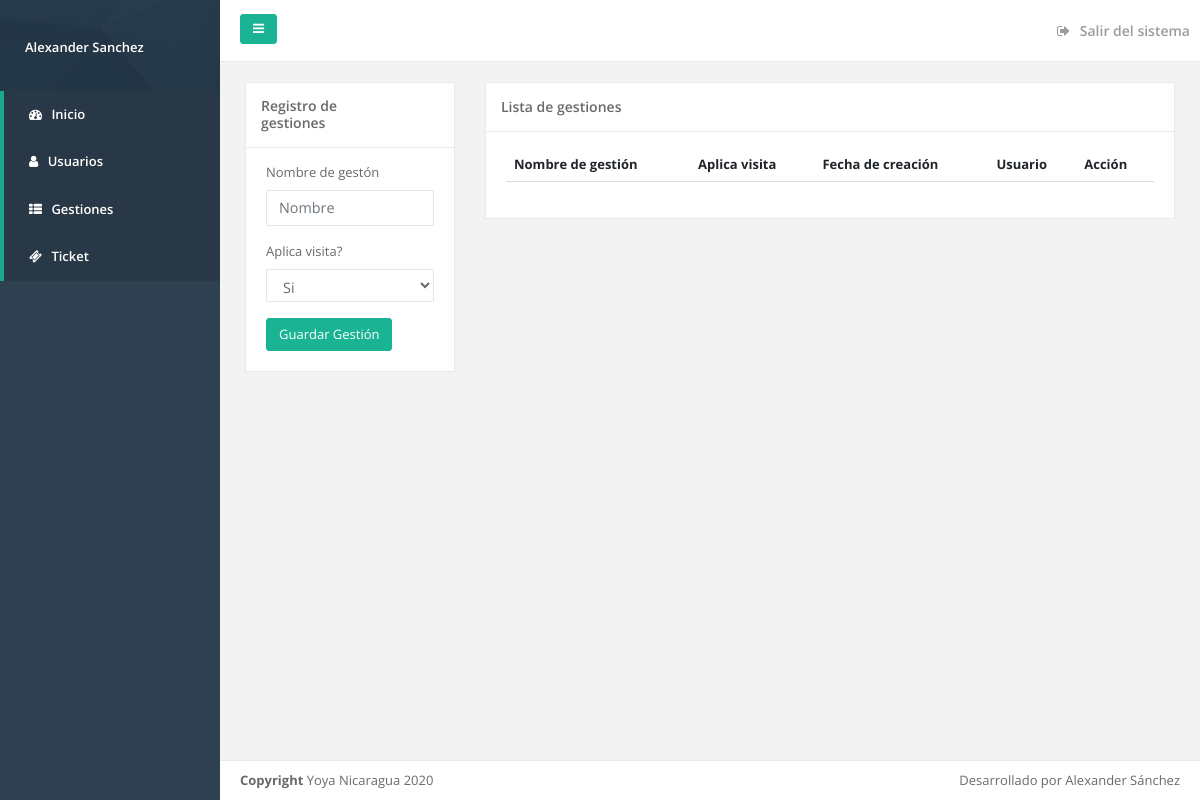
/index.php?pag=gestiones (signed in), run on an earlier commit of the app's database.
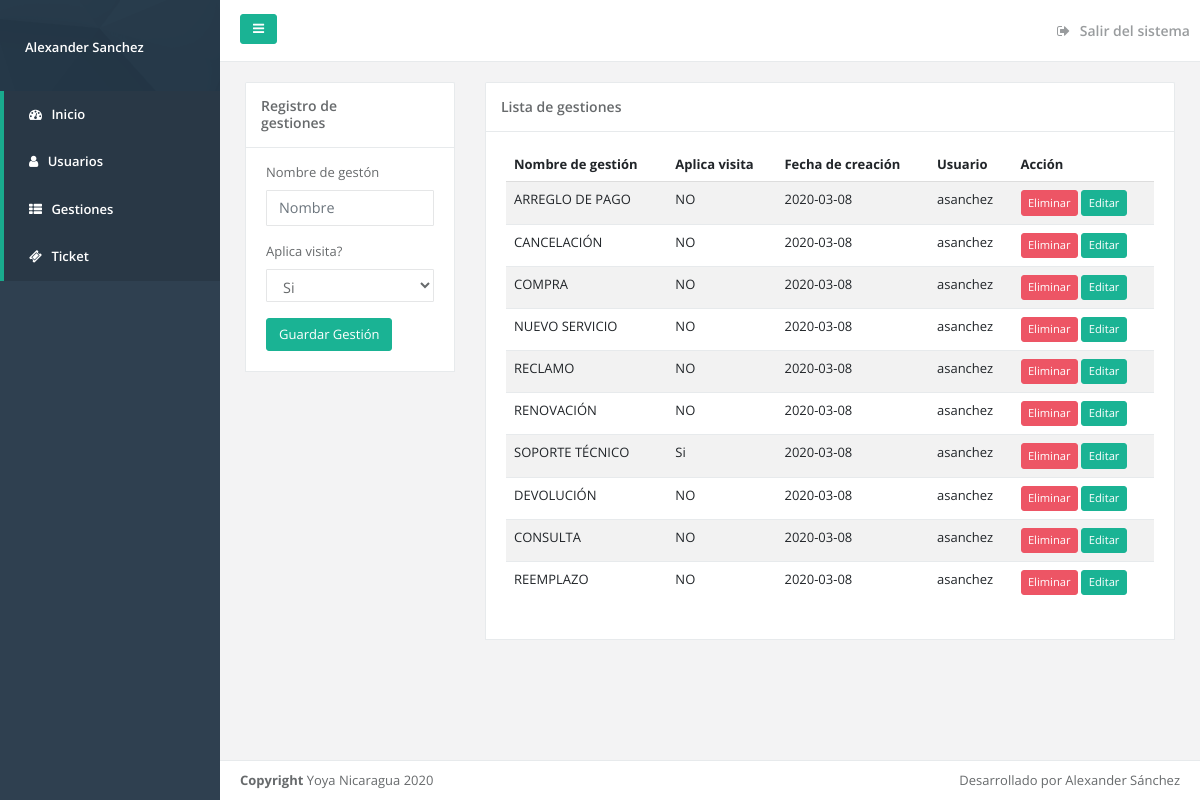
And on a later commit of the database.
### tables this page shows
CREATE TABLE IF NOT EXISTS `gestiones` (
  `gestion_id` int(11) NOT NULL AUTO_INCREMENT,
  `nombre_gestion` varchar(255) NOT NULL,
  `visita` int(11) NOT NULL,
  `usuario_id` int(11) NOT NULL,
  `fecha_creacion` date NOT NULL,
  PRIMARY KEY (`gestion_id`)
);

CREATE TABLE IF NOT EXISTS `usuarios` (
  `usuario_id` int(11) NOT NULL AUTO_INCREMENT,
  `usuario` varchar(255) NOT NULL,
  `clave` varchar(255) NOT NULL,
  `nombre` varchar(255) NOT NULL,
  `apellido` varchar(255) NOT NULL,
  `permiso` int(11) NOT NULL,
  PRIMARY KEY (`usuario_id`)
);

### cfg/config.php (called while the page is built, shortened)
<?php
$conexion = @mysqli_connect('localhost', 'root', 'root', 'yota');
if (!$conexion) {
  $dbConexion= false;
}else{
  $dbConexion= true;
}
?>

### modules/gestiones.php (the view, shortened to what this page needs)
<div class="wrapper wrapper-content animated fadeInRight">
    <div class="row">
        <div class="col-lg-3">
            <div class="ibox ">
                <div class="ibox-title">
                    <h5>Registro de gestiones</h5>
                </div>
                <div class="ibox-content">
                    <div class="row">
                        <div class="col-lg-12">
                            <form role="form" method="POST" action="modules/regGestiones.php">
                                <div class="form-group"><label>Nombre de gestón</label> <input name="nombre" type="text" placeholder="Nombre" class="form-control"></div>
                                <div class="form-group"><label>Aplica visita?</label>
                                    <select class="form-control m-b" name="visita">
                                        <option value="1">Si</option>
                                    </select>
                                </div>
                                <input class="btn btn-primary" type="submit" value="Guardar Gestión" name="guardar">
                            </form>
                        </div>
                    </div>
                </div>
            </div>
        </div>
        <div class="col-lg-9">
        <div class="ibox ">
                <div class="ibox-title">
                    <h5>Lista de gestiones</h5>
                </div>
                <div class="ibox-content">
                    <div class="row">
                        <div class="col-lg-12">
                        <table class="table table-striped">
                            <thead>
                            <tr>
                                <th>Nombre de gestión</th>
                                <th>Aplica visita</th>
                                <th>Fecha de creación</th>
                                <th>Usuario</th>
                                <th>Acción</th>
                            </tr>
                            </thead>
                            <tbody>
                            <?php
                              $con= "SELECT gestion_id, nombre_gestion, visita, usuarios.usuario as usuario, fecha_creacion From gestiones, usuarios WHERE gestiones.usuario_id = usuarios.usuario_id";
                              $res = mysqli_query($conexion, $con);
                              while($row = mysqli_fetch_array($res)){
                                ?>
                                <tr>
                                    <td><?php echo $row['nombre_gestion']; ?></td>
                                    <td>
                                        <?php
                                            if( $row['visita']==1){
                                                echo "Si";
                                            }else{
                                                echo "NO";
                                            }
                                        ?>
                                    </td>
                                    <td><?php echo $row['fecha_creacion']; ?></td>
                                    <td><?php echo $row['usuario']; ?></td>
                                    <td><button type="button" class="btn btn-danger btn-xs" data-toggle="modal" data-target="#eliminar<?php echo $row['gestion_id']; ?>">Eliminar</button>
                                        <button type="button" class="btn btn-primary btn-xs"  data-toggle="modal" data-target="#editar<?php echo $row['gestion_id']; ?>">Editar</button> </td>
                                </tr>
                                  <?php
                              }
                            ?>
                            </tbody>
                        </table>
                        </div>
                    </div>
                </div>
            </div>
        </div>
    </div>
</div>

### structure/header.php (shortened to what this page needs)
<!DOCTYPE html>
<html>
<head>
    <link href="css/bootstrap.min.css" rel="stylesheet">
    <link href="font-awesome/css/font-awesome.css" rel="stylesheet">
    <link href="css/animate.css" rel="stylesheet">
    <link href="css/style.css" rel="stylesheet">
</head>
<body>
<div id="wrapper">

### index.php (shortened to what this page needs)
<?php
require_once 'cfg/config.php';
require_once 'structure/header.php';
if($dbConexion === true){
    if(isset($_SESSION["USUARIO_ID"])){
        require_once 'structure/menu_left.php';
        require_once 'structure/menu_top.php';
        if(isset($_GET['pag'])){
            switch ($_GET['pag']) {
                case 'gestiones':
                    include_once 'modules/gestiones.php';
                    break;
            }
        }else{
            require_once 'modules/home.php';
        }
    }else{
       header("Location:login.php");
    }
}else{
    require_once 'modules/db_error.php';
}
require_once 'structure/footer.php';
?>

### structure/menu_left.php (shortened to what this page needs)
<nav class="navbar-default navbar-static-side" role="navigation">
    <div class="sidebar-collapse">
        <ul class="nav metismenu" id="side-menu">
            <li class="nav-header">
                <div class="dropdown profile-element">
                        <span class="block m-t-xs font-bold" style="color:#ffffff;"><?php echo  $_SESSION["NOMBRE"].' '. $_SESSION["APELLIDO"] ?></span>
                </div>
            </li>
            <?php
            if($_SESSION['PERMISO'] !=1){
                ?>
                <li class="active">
                    <a href="index.php"><i class="fa fa-dashboard"></i> <span class="nav-label">Inicio</span></a>
                </li>
                <li class="active">
                    <a href="index.php?pag=listaticket"><i class="fa fa-ticket"></i> <span class="nav-label">Ticket</span></a>
                </li>
            <?php
            }else{
                ?>
                <li class="active">
                    <a href="index.php"><i class="fa fa-dashboard"></i> <span class="nav-label">Inicio</span></a>
                </li>
                <li class="active">
                    <a href="index.php?pag=usuarios"><i class="fa fa-user"></i> <span class="nav-label">Usuarios</span></a>
                </li>
                <li class="active">
                    <a href="index.php?pag=gestiones"><i class="fa fa-th-list"></i> <span class="nav-label">Gestiones</span></a>
                </li>
                <li class="active">
                    <a href="index.php?pag=listaticket"><i class="fa fa-ticket"></i> <span class="nav-label">Ticket</span></a>
                </li>
            <?php
            }
            ?>
        </ul>
    </div>
</nav>

### structure/menu_top.php
<div id="page-wrapper" class="gray-bg">
    <div class="row border-bottom">
        <nav class="navbar navbar-static-top white-bg" role="navigation" style="margin-bottom: 0">
            <div class="navbar-header">
                <a class="navbar-minimalize minimalize-styl-2 btn btn-primary " href="#"><i class="fa fa-bars"></i> </a>
            </div>
            <ul class="nav navbar-top-links navbar-right">
                <li>
                    <a href="cfg/logout.php">
                        <i class="fa fa-sign-out"></i> Salir del sistema
                    </a>
                </li>
            </ul>
        </nav>
    </div>

### structure/footer.php (shortened to what this page needs)
        <div class="footer">
            <div class="pull-right">
                Desarrollado por Alexander Sánchez
            </div>
            <div>
                <strong>Copyright</strong> Yoya Nicaragua 2020
            </div>
        </div>
    </div>
</div>
</body>
</html>

What changed in the data, as far as the page shows it:
added gestiones: nombre_gestion "ARREGLO DE PAGO", visita "NO", fecha_creacion "2020-03-08", usuario.usuario "asanchez"
added gestiones: nombre_gestion "CANCELACIÓN", visita "NO", fecha_creacion "2020-03-08", usuario.usuario "asanchez"
added gestiones: nombre_gestion "COMPRA", visita "NO", fecha_creacion "2020-03-08", usuario.usuario "asanchez"
added gestiones: nombre_gestion "NUEVO SERVICIO", visita "NO", fecha_creacion "2020-03-08", usuario.usuario "asanchez"
added gestiones: nombre_gestion "RECLAMO", visita "NO", fecha_creacion "2020-03-08", usuario.usuario "asanchez"
added gestiones: nombre_gestion "RENOVACIÓN", visita "NO", fecha_creacion "2020-03-08", usuario.usuario "asanchez"
added gestiones: nombre_gestion "SOPORTE TÉCNICO", visita "Si", fecha_creacion "2020-03-08", usuario.usuario "asanchez"
added gestiones: nombre_gestion "DEVOLUCIÓN", visita "NO", fecha_creacion "2020-03-08", usuario.usuario "asanchez"
added gestiones: nombre_gestion "CONSULTA", visita "NO", fecha_creacion "2020-03-08", usuario.usuario "asanchez"
added gestiones: nombre_gestion "REEMPLAZO", visita "NO", fecha_creacion "2020-03-08", usuario.usuario "asanchez"
